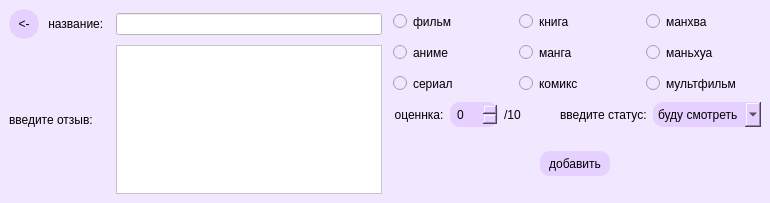
<?xml version="1.0" encoding="UTF-8"?>
<ui version="4.0">
 <class>MainWindow</class>
 <widget class="QMainWindow" name="MainWindow">
  <property name="geometry">
   <rect>
    <x>0</x>
    <y>0</y>
    <width>770</width>
    <height>203</height>
   </rect>
  </property>
  <property name="windowTitle">
   <string>add title</string>
  </property>
  <property name="styleSheet">
   <string notr="true">background-color: rgb(241, 231, 255);</string>
  </property>
  <widget class="QWidget" name="centralwidget">
   <layout class="QGridLayout" name="gridLayout_3">
    <item row="0" column="0">
     <layout class="QGridLayout" name="gridLayout_2">
      <item row="0" column="0">
       <layout class="QVBoxLayout" name="verticalLayout_2">
        <item>
         <layout class="QHBoxLayout" name="horizontalLayout_3">
          <item>
           <widget class="QPushButton" name="back">
            <property name="styleSheet">
             <string notr="true">QPushButton{
	background-color: rgb(230, 208, 255);
	border-radius: 15px;
	padding: 5px;
    width: 20px;
    height: 20px;
}
QPushButton:hover{
	background-color: rgb(157, 0, 255);
}</string>
            </property>
            <property name="text">
             <string>&lt;-</string>
            </property>
           </widget>
          </item>
          <item>
           <widget class="QLabel" name="label_3">
            <property name="text">
             <string> название:  </string>
            </property>
           </widget>
          </item>
          <item>
           <widget class="QLineEdit" name="vvodtext">
            <property name="styleSheet">
             <string notr="true">background-color: rgb(255, 255, 255);</string>
            </property>
           </widget>
          </item>
         </layout>
        </item>
        <item>
         <spacer name="verticalSpacer_3">
          <property name="orientation">
           <enum>Qt::Vertical</enum>
          </property>
          <property name="sizeHint" stdset="0">
           <size>
            <width>20</width>
            <height>40</height>
           </size>
          </property>
         </spacer>
        </item>
        <item>
         <layout class="QHBoxLayout" name="horizontalLayout_4">
          <item>
           <widget class="QLabel" name="label_4">
            <property name="text">
             <string>введите отзыв:     </string>
            </property>
           </widget>
          </item>
          <item>
           <widget class="QPlainTextEdit" name="otzyv">
            <property name="styleSheet">
             <string notr="true">background-color: rgb(255, 255, 255);</string>
            </property>
           </widget>
          </item>
         </layout>
        </item>
       </layout>
      </item>
      <item row="0" column="1">
       <layout class="QVBoxLayout" name="verticalLayout_3">
        <item>
         <layout class="QGridLayout" name="gridLayout">
          <item row="0" column="1">
           <widget class="QRadioButton" name="r2">
            <property name="styleSheet">
             <string notr="true">QRadioButton{
	background-color: rgb(241, 231, 255);
	border-radius: 10px;
	padding: 5px;
    width: 70px;
    height: 15px;
}
QRadioButton:hover{
	background-color: rgb(255, 148, 218);
}</string>
            </property>
            <property name="text">
             <string>книга</string>
            </property>
           </widget>
          </item>
          <item row="0" column="0">
           <widget class="QRadioButton" name="r1">
            <property name="styleSheet">
             <string notr="true">QRadioButton{
	background-color: rgb(241, 231, 255);
	border-radius: 10px;
	padding: 5px;
    width: 70px;
    height: 15px;
}
QRadioButton:hover{
	background-color: rgb(255, 148, 218);
}</string>
            </property>
            <property name="text">
             <string>фильм</string>
            </property>
           </widget>
          </item>
          <item row="2" column="1">
           <widget class="QRadioButton" name="r8">
            <property name="styleSheet">
             <string notr="true">QRadioButton{
	background-color: rgb(241, 231, 255);
	border-radius: 10px;
	padding: 5px;
    width: 70px;
    height: 15px;
}
QRadioButton:hover{
	background-color: rgb(255, 148, 218);
}</string>
            </property>
            <property name="text">
             <string>комикс</string>
            </property>
           </widget>
          </item>
          <item row="2" column="2">
           <widget class="QRadioButton" name="r9">
            <property name="styleSheet">
             <string notr="true">QRadioButton{
	background-color: rgb(241, 231, 255);
	border-radius: 10px;
	padding: 5px;
    width: 70px;
    height: 15px;
}
QRadioButton:hover{
	background-color: rgb(255, 148, 218);
}</string>
            </property>
            <property name="text">
             <string>мультфильм</string>
            </property>
           </widget>
          </item>
          <item row="1" column="0">
           <widget class="QRadioButton" name="r4">
            <property name="styleSheet">
             <string notr="true">QRadioButton{
	background-color: rgb(241, 231, 255);
	border-radius: 10px;
	padding: 5px;
    width: 70px;
    height: 15px;
}
QRadioButton:hover{
	background-color: rgb(255, 148, 218);
}</string>
            </property>
            <property name="text">
             <string>аниме</string>
            </property>
           </widget>
          </item>
          <item row="1" column="2">
           <widget class="QRadioButton" name="r6">
            <property name="styleSheet">
             <string notr="true">QRadioButton{
	background-color: rgb(241, 231, 255);
	border-radius: 10px;
	padding: 5px;
    width: 70px;
    height: 15px;
}
QRadioButton:hover{
	background-color: rgb(255, 148, 218);
}</string>
            </property>
            <property name="text">
             <string>маньхуа</string>
            </property>
           </widget>
          </item>
          <item row="2" column="0">
           <widget class="QRadioButton" name="r7">
            <property name="styleSheet">
             <string notr="true">QRadioButton{
	background-color: rgb(241, 231, 255);
	border-radius: 10px;
	padding: 5px;
    width: 70px;
    height: 15px;
}
QRadioButton:hover{
	background-color: rgb(255, 148, 218);
}</string>
            </property>
            <property name="text">
             <string>сериал</string>
            </property>
           </widget>
          </item>
          <item row="0" column="2">
           <widget class="QRadioButton" name="r3">
            <property name="styleSheet">
             <string notr="true">QRadioButton{
	background-color: rgb(241, 231, 255);
	border-radius: 10px;
	padding: 5px;
    width: 70px;
    height: 15px;
}
QRadioButton:hover{
	background-color: rgb(255, 148, 218);
}</string>
            </property>
            <property name="text">
             <string>манхва</string>
            </property>
           </widget>
          </item>
          <item row="1" column="1">
           <widget class="QRadioButton" name="r5">
            <property name="styleSheet">
             <string notr="true">QRadioButton{
	background-color: rgb(241, 231, 255);
	border-radius: 10px;
	padding: 5px;
    width: 70px;
    height: 15px;
}
QRadioButton:hover{
	background-color: rgb(255, 148, 218);
}</string>
            </property>
            <property name="text">
             <string>манга</string>
            </property>
           </widget>
          </item>
         </layout>
        </item>
        <item>
         <spacer name="verticalSpacer_5">
          <property name="orientation">
           <enum>Qt::Vertical</enum>
          </property>
          <property name="sizeHint" stdset="0">
           <size>
            <width>20</width>
            <height>40</height>
           </size>
          </property>
         </spacer>
        </item>
        <item>
         <layout class="QHBoxLayout" name="horizontalLayout">
          <item>
           <widget class="QLabel" name="label">
            <property name="text">
             <string>  оценнка:</string>
            </property>
           </widget>
          </item>
          <item>
           <widget class="QSpinBox" name="ocenka">
            <property name="styleSheet">
             <string notr="true">QSpinBox{
	background-color: rgb(230, 208, 255);
	border-radius: 10px;
	padding: 5px;
    width: 20px;
    height: 15px;
}
QSpinBox:hover{
	background-color: rgb(157, 0, 255);
}</string>
            </property>
           </widget>
          </item>
          <item>
           <widget class="QLabel" name="label_2">
            <property name="text">
             <string>/10          </string>
            </property>
           </widget>
          </item>
          <item>
           <widget class="QLabel" name="label_5">
            <property name="text">
             <string>введите статус:</string>
            </property>
           </widget>
          </item>
          <item>
           <widget class="QComboBox" name="statusbox">
            <property name="styleSheet">
             <string notr="true">QComboBox{
	background-color: rgb(230, 208, 255);
	border-radius: 10px;
	padding: 5px;
    width: 80px;
    height: 15px;
}
QComboBox:hover{
	background-color: rgb(157, 0, 255);
}</string>
            </property>
            <property name="sizeAdjustPolicy">
             <enum>QComboBox::AdjustToContents</enum>
            </property>
            <item>
             <property name="text">
              <string>буду смотреть</string>
             </property>
            </item>
            <item>
             <property name="text">
              <string>смотрю</string>
             </property>
            </item>
            <item>
             <property name="text">
              <string>просмотрено</string>
             </property>
            </item>
            <item>
             <property name="text">
              <string>буду читать</string>
             </property>
            </item>
            <item>
             <property name="text">
              <string>читаю</string>
             </property>
            </item>
            <item>
             <property name="text">
              <string>прочитано</string>
             </property>
            </item>
           </widget>
          </item>
         </layout>
        </item>
        <item>
         <spacer name="verticalSpacer_4">
          <property name="orientation">
           <enum>Qt::Vertical</enum>
          </property>
          <property name="sizeHint" stdset="0">
           <size>
            <width>20</width>
            <height>40</height>
           </size>
          </property>
         </spacer>
        </item>
        <item>
         <layout class="QVBoxLayout" name="verticalLayout">
          <item>
           <spacer name="verticalSpacer">
            <property name="orientation">
             <enum>Qt::Vertical</enum>
            </property>
            <property name="sizeHint" stdset="0">
             <size>
              <width>20</width>
              <height>40</height>
             </size>
            </property>
           </spacer>
          </item>
          <item>
           <layout class="QHBoxLayout" name="horizontalLayout_2">
            <item>
             <spacer name="horizontalSpacer">
              <property name="orientation">
               <enum>Qt::Horizontal</enum>
              </property>
              <property name="sizeHint" stdset="0">
               <size>
                <width>40</width>
                <height>20</height>
               </size>
              </property>
             </spacer>
            </item>
            <item>
             <widget class="QPushButton" name="btnadd">
              <property name="styleSheet">
               <string notr="true">QPushButton{
	background-color: rgb(230, 208, 255);
	border-radius: 10px;
	padding: 5px;
    width: 60px;
    height: 15px;
}
QPushButton:hover{
	background-color: rgb(157, 0, 255);
}</string>
              </property>
              <property name="text">
               <string>добавить</string>
              </property>
             </widget>
            </item>
            <item>
             <spacer name="horizontalSpacer_2">
              <property name="orientation">
               <enum>Qt::Horizontal</enum>
              </property>
              <property name="sizeHint" stdset="0">
               <size>
                <width>40</width>
                <height>20</height>
               </size>
              </property>
             </spacer>
            </item>
           </layout>
          </item>
          <item>
           <spacer name="verticalSpacer_2">
            <property name="orientation">
             <enum>Qt::Vertical</enum>
            </property>
            <property name="sizeHint" stdset="0">
             <size>
              <width>20</width>
              <height>40</height>
             </size>
            </property>
           </spacer>
          </item>
         </layout>
        </item>
       </layout>
      </item>
     </layout>
    </item>
   </layout>
  </widget>
 </widget>
 <resources/>
 <connections/>
</ui>
